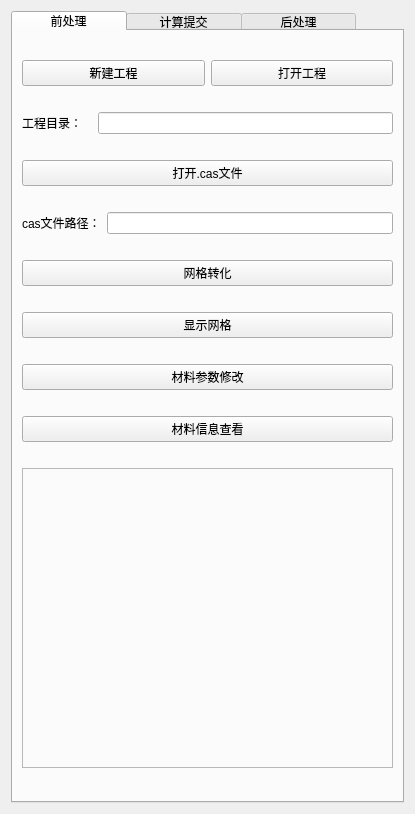
<?xml version="1.0" encoding="UTF-8"?>
<ui version="4.0">
 <class>Form</class>
 <widget class="QWidget" name="Form">
  <property name="geometry">
   <rect>
    <x>0</x>
    <y>0</y>
    <width>415</width>
    <height>814</height>
   </rect>
  </property>
  <property name="windowTitle">
   <string>Form</string>
  </property>
  <property name="styleSheet">
   <string notr="true">
QPushButton:hover { color:#11479C; background-color: #ADD8E6 }</string>
  </property>
  <layout class="QGridLayout" name="gridLayout">
   <item row="0" column="0">
    <widget class="QSplitter" name="splitter">
     <property name="orientation">
      <enum>Qt::Horizontal</enum>
     </property>
     <widget class="QTabWidget" name="tabWidget">
      <property name="enabled">
       <bool>true</bool>
      </property>
      <property name="minimumSize">
       <size>
        <width>360</width>
        <height>344</height>
       </size>
      </property>
      <property name="maximumSize">
       <size>
        <width>16777214</width>
        <height>16777215</height>
       </size>
      </property>
      <property name="autoFillBackground">
       <bool>true</bool>
      </property>
      <property name="styleSheet">
       <string notr="true">QTabBar::tab{width:115}
QTabBar::tab{height:20}</string>
      </property>
      <property name="currentIndex">
       <number>0</number>
      </property>
      <widget class="QWidget" name="tab_3">
       <attribute name="title">
        <string>前处理</string>
       </attribute>
       <layout class="QGridLayout" name="gridLayout_2">
        <item row="10" column="0">
         <widget class="QFrame" name="frame_2">
          <property name="minimumSize">
           <size>
            <width>0</width>
            <height>300</height>
           </size>
          </property>
          <property name="maximumSize">
           <size>
            <width>16777215</width>
            <height>300</height>
           </size>
          </property>
          <property name="frameShape">
           <enum>QFrame::StyledPanel</enum>
          </property>
          <property name="frameShadow">
           <enum>QFrame::Raised</enum>
          </property>
         </widget>
        </item>
        <item row="8" column="0">
         <widget class="QPushButton" name="pushButton_mat">
          <property name="text">
           <string>材料参数修改</string>
          </property>
         </widget>
        </item>
        <item row="6" column="0">
         <widget class="QPushButton" name="pushButton_transfer">
          <property name="text">
           <string>网格转化</string>
          </property>
         </widget>
        </item>
        <item row="5" column="0">
         <layout class="QHBoxLayout" name="horizontalLayout_7">
          <item>
           <widget class="QLabel" name="label">
            <property name="text">
             <string>cas文件路径：</string>
            </property>
           </widget>
          </item>
          <item>
           <widget class="QLineEdit" name="lineEdit"/>
          </item>
         </layout>
        </item>
        <item row="9" column="0">
         <widget class="QPushButton" name="pushButton_matcheck">
          <property name="text">
           <string>材料信息查看</string>
          </property>
         </widget>
        </item>
        <item row="3" column="0">
         <layout class="QHBoxLayout" name="horizontalLayout_6">
          <item>
           <widget class="QLabel" name="label_6">
            <property name="text">
             <string>工程目录：   </string>
            </property>
           </widget>
          </item>
          <item>
           <widget class="QLineEdit" name="lineEdit_2"/>
          </item>
         </layout>
        </item>
        <item row="4" column="0">
         <widget class="QPushButton" name="pushButton">
          <property name="text">
           <string>打开.cas文件</string>
          </property>
         </widget>
        </item>
        <item row="7" column="0">
         <widget class="QPushButton" name="pushButton_showmesh">
          <property name="text">
           <string>显示网格</string>
          </property>
         </widget>
        </item>
        <item row="0" column="0">
         <layout class="QHBoxLayout" name="horizontalLayout_8">
          <item>
           <widget class="QPushButton" name="pushButton_new">
            <property name="styleSheet">
             <string notr="true"/>
            </property>
            <property name="text">
             <string>新建工程</string>
            </property>
            <property name="icon">
             <iconset>
              <normaloff>../../Windows/System32/OneDrive.ico</normaloff>../../Windows/System32/OneDrive.ico</iconset>
            </property>
           </widget>
          </item>
          <item>
           <widget class="QPushButton" name="pushButton_open">
            <property name="text">
             <string>打开工程</string>
            </property>
           </widget>
          </item>
         </layout>
        </item>
       </layout>
      </widget>
      <widget class="QWidget" name="tab">
       <attribute name="title">
        <string>计算提交</string>
       </attribute>
       <layout class="QGridLayout" name="gridLayout_3">
        <item row="5" column="0">
         <widget class="QFrame" name="frame_3">
          <property name="frameShape">
           <enum>QFrame::StyledPanel</enum>
          </property>
          <property name="frameShadow">
           <enum>QFrame::Raised</enum>
          </property>
          <widget class="QWidget" name="layoutWidget">
           <property name="geometry">
            <rect>
             <x>10</x>
             <y>20</y>
             <width>321</width>
             <height>101</height>
            </rect>
           </property>
           <layout class="QVBoxLayout" name="verticalLayout_2">
            <item>
             <widget class="QCheckBox" name="checkBox">
              <property name="text">
               <string>计算完成后，发送邮件至：</string>
              </property>
             </widget>
            </item>
            <item>
             <widget class="QLineEdit" name="lineEdit_3">
              <property name="readOnly">
               <bool>false</bool>
              </property>
              <property name="placeholderText">
               <string>examples@mail.com</string>
              </property>
              <property name="clearButtonEnabled">
               <bool>false</bool>
              </property>
             </widget>
            </item>
            <item>
             <widget class="QPushButton" name="pushButton_sub">
              <property name="text">
               <string>提交计算</string>
              </property>
             </widget>
            </item>
           </layout>
          </widget>
          <widget class="QWidget" name="layoutWidget">
           <property name="geometry">
            <rect>
             <x>10</x>
             <y>0</y>
             <width>321</width>
             <height>16</height>
            </rect>
           </property>
           <layout class="QHBoxLayout" name="horizontalLayout">
            <property name="sizeConstraint">
             <enum>QLayout::SetNoConstraint</enum>
            </property>
            <item>
             <widget class="Line" name="line">
              <property name="orientation">
               <enum>Qt::Horizontal</enum>
              </property>
             </widget>
            </item>
            <item>
             <widget class="QLabel" name="label_7">
              <property name="layoutDirection">
               <enum>Qt::LeftToRight</enum>
              </property>
              <property name="text">
               <string>     邮件通知</string>
              </property>
             </widget>
            </item>
            <item>
             <widget class="Line" name="line_3">
              <property name="orientation">
               <enum>Qt::Horizontal</enum>
              </property>
             </widget>
            </item>
           </layout>
          </widget>
         </widget>
        </item>
        <item row="1" column="0">
         <layout class="QHBoxLayout" name="horizontalLayout_2">
          <item>
           <widget class="QLabel" name="label_2">
            <property name="sizePolicy">
             <sizepolicy hsizetype="Fixed" vsizetype="Preferred">
              <horstretch>0</horstretch>
              <verstretch>0</verstretch>
             </sizepolicy>
            </property>
            <property name="text">
             <string>队列：             </string>
            </property>
           </widget>
          </item>
          <item>
           <widget class="QComboBox" name="cbox_queue">
            <property name="editable">
             <bool>false</bool>
            </property>
            <property name="currentText">
             <string>q_x86_share</string>
            </property>
            <property name="currentIndex">
             <number>0</number>
            </property>
            <item>
             <property name="text">
              <string>q_x86_share</string>
             </property>
            </item>
            <item>
             <property name="text">
              <string>q_x86_expr</string>
             </property>
            </item>
            <item>
             <property name="text">
              <string>q_x86_vio_share</string>
             </property>
            </item>
            <item>
             <property name="text">
              <string>q_x86_cn_sim</string>
             </property>
            </item>
           </widget>
          </item>
          <item>
           <layout class="QHBoxLayout" name="horizontalLayout_11">
            <item>
             <widget class="QLabel" name="label_10">
              <property name="text">
               <string>当前剩余核数：</string>
              </property>
             </widget>
            </item>
            <item>
             <widget class="QLabel" name="label_11">
              <property name="enabled">
               <bool>true</bool>
              </property>
              <property name="sizePolicy">
               <sizepolicy hsizetype="Fixed" vsizetype="Fixed">
                <horstretch>0</horstretch>
                <verstretch>0</verstretch>
               </sizepolicy>
              </property>
              <property name="maximumSize">
               <size>
                <width>28</width>
                <height>16777215</height>
               </size>
              </property>
              <property name="text">
               <string/>
              </property>
             </widget>
            </item>
           </layout>
          </item>
         </layout>
        </item>
        <item row="0" column="0">
         <widget class="Line" name="line_4">
          <property name="orientation">
           <enum>Qt::Horizontal</enum>
          </property>
         </widget>
        </item>
        <item row="2" column="0">
         <layout class="QHBoxLayout" name="horizontalLayout_3">
          <item>
           <widget class="QLabel" name="label_3">
            <property name="sizePolicy">
             <sizepolicy hsizetype="Fixed" vsizetype="Preferred">
              <horstretch>0</horstretch>
              <verstretch>0</verstretch>
             </sizepolicy>
            </property>
            <property name="text">
             <string>并行核数：      </string>
            </property>
           </widget>
          </item>
          <item>
           <widget class="QComboBox" name="cbox_cores">
            <property name="editable">
             <bool>false</bool>
            </property>
            <property name="currentText">
             <string>2</string>
            </property>
            <property name="currentIndex">
             <number>0</number>
            </property>
            <item>
             <property name="text">
              <string>2</string>
             </property>
            </item>
            <item>
             <property name="text">
              <string>4</string>
             </property>
            </item>
            <item>
             <property name="text">
              <string>8</string>
             </property>
            </item>
            <item>
             <property name="text">
              <string>10</string>
             </property>
            </item>
            <item>
             <property name="text">
              <string>16</string>
             </property>
            </item>
            <item>
             <property name="text">
              <string>24</string>
             </property>
            </item>
            <item>
             <property name="text">
              <string>36</string>
             </property>
            </item>
            <item>
             <property name="text">
              <string>72</string>
             </property>
            </item>
           </widget>
          </item>
         </layout>
        </item>
        <item row="3" column="0">
         <layout class="QHBoxLayout" name="horizontalLayout_4">
          <item>
           <widget class="QLabel" name="label_4">
            <property name="text">
             <string>最大迭代次数：</string>
            </property>
           </widget>
          </item>
          <item>
           <widget class="QLineEdit" name="lineEdit_maxint"/>
          </item>
         </layout>
        </item>
        <item row="4" column="0">
         <layout class="QHBoxLayout" name="horizontalLayout_5">
          <item>
           <widget class="QLabel" name="label_5">
            <property name="text">
             <string>输出间隔：      </string>
            </property>
           </widget>
          </item>
          <item>
           <widget class="QLineEdit" name="lineEdit_output"/>
          </item>
         </layout>
        </item>
       </layout>
      </widget>
      <widget class="QWidget" name="tab_2">
       <attribute name="title">
        <string>后处理</string>
       </attribute>
      </widget>
     </widget>
    </widget>
   </item>
  </layout>
 </widget>
 <resources/>
 <connections>
  <connection>
   <sender>checkBox</sender>
   <signal>clicked(bool)</signal>
   <receiver>lineEdit_3</receiver>
   <slot>setEnabled(bool)</slot>
   <hints>
    <hint type="sourcelabel">
     <x>70</x>
     <y>683</y>
    </hint>
    <hint type="destinationlabel">
     <x>55</x>
     <y>712</y>
    </hint>
   </hints>
  </connection>
 </connections>
</ui>
